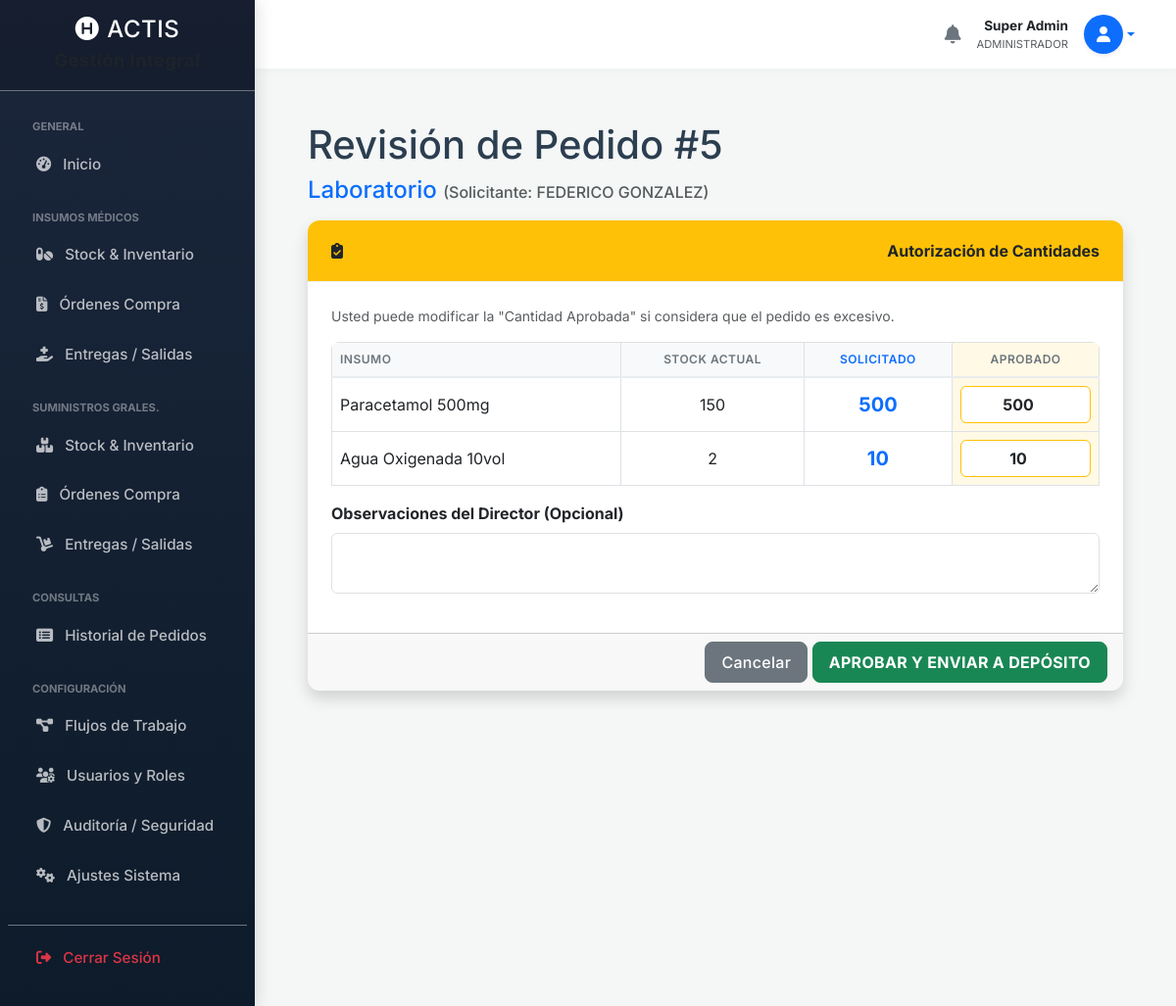
The page /pedidos_revision_director.php?id=5 (signed in) on the database its author committed.
### tables this page shows
CREATE TABLE `pedidos_servicio` (
  `id` int(11) NOT NULL,
  `tipo_insumo` enum('insumos_medicos','suministros') NOT NULL,
  `id_usuario_solicitante` int(11) NOT NULL,
  `servicio_solicitante` varchar(100) NOT NULL,
  `prioridad` enum('Normal','Urgente','Extraordinaria') DEFAULT NULL,
  `frecuencia_compra` enum('Mensual','Trimestral','Semestral','Anual') DEFAULT NULL,
  `fecha_solicitud` timestamp NULL DEFAULT current_timestamp(),
  `estado` enum('pendiente_director','aprobado_director','pendiente_logistica','aprobado_logistica','entregado','rechazado','finalizado_proceso','esperando_entrega') DEFAULT 'pendiente_director',
  `fecha_aprobacion_director` datetime DEFAULT NULL,
  `fecha_aprobacion_logistica` datetime DEFAULT NULL,
  `id_director_aprobador` int(11) DEFAULT NULL,
  `id_logistica_aprobador` int(11) DEFAULT NULL,
  `fecha_entrega_real` datetime DEFAULT NULL,
  `id_usuario_entrega` int(11) DEFAULT NULL,
  `observaciones_director` text DEFAULT NULL,
  `observaciones_logistica` text DEFAULT NULL,
  `observaciones_entrega` text DEFAULT NULL,
  `paso_actual_id` int(11) DEFAULT NULL,
  `proceso_origen` varchar(50) DEFAULT 'movimiento_insumos'
);

CREATE TABLE `usuarios` (
  `id` int(11) NOT NULL,
  `nombre_completo` varchar(100) NOT NULL,
  `email` varchar(100) NOT NULL,
  `destino` varchar(100) DEFAULT NULL,
  `servicio` varchar(100) DEFAULT NULL,
  `grado_militar` varchar(100) DEFAULT NULL,
  `rol_en_servicio` varchar(50) DEFAULT NULL,
  `telefono` varchar(50) DEFAULT NULL,
  `numero_interno` varchar(20) DEFAULT NULL,
  `password` varchar(255) NOT NULL,
  `firma_digital` varchar(255) DEFAULT NULL,
  `activo` tinyint(1) DEFAULT 1,
  `validado_por_admin` tinyint(1) DEFAULT 0,
  `created_at` timestamp NULL DEFAULT current_timestamp()
);

CREATE TABLE `pedidos_items` (
  `id` int(11) NOT NULL,
  `id_pedido` int(11) NOT NULL,
  `id_insumo` int(11) DEFAULT NULL,
  `id_suministro` int(11) DEFAULT NULL,
  `cantidad_solicitada` int(11) NOT NULL,
  `cantidad_aprobada` int(11) DEFAULT NULL,
  `cantidad_entregada` int(11) DEFAULT 0
);

CREATE TABLE `insumos_medicos` (
  `id` int(11) NOT NULL,
  `codigo` varchar(50) DEFAULT NULL,
  `nombre` varchar(150) NOT NULL,
  `descripcion` text DEFAULT NULL,
  `unidad_medida` varchar(50) DEFAULT 'unidades',
  `stock_actual` int(11) DEFAULT 0,
  `stock_minimo` int(11) DEFAULT 5,
  `fecha_vencimiento` date DEFAULT NULL,
  `lote` varchar(50) DEFAULT NULL,
  `updated_at` timestamp NULL DEFAULT current_timestamp() ON UPDATE current_timestamp()
);

### pedidos_revision_director.php (the view, shortened to what this page needs)
<?php
require 'db.php';
$id_pedido = $_GET['id'] ?? 0;
include 'includes/header.php';
include 'includes/sidebar.php';
include 'includes/navbar.php';
$pedido = $pdo->query("SELECT p.*, u.nombre_completo FROM pedidos_servicio p JOIN usuarios u ON p.id_usuario_solicitante = u.id WHERE p.id = $id_pedido")->fetch();
$items = $pdo->query("SELECT pi.*, im.nombre, im.stock_actual FROM pedidos_items pi JOIN insumos_medicos im ON pi.id_insumo = im.id WHERE pi.id_pedido = $id_pedido")->fetchAll();
?>
<div class="container-fluid px-4">
    <h1 class="mt-4">Revisión de Pedido #<?php echo $id_pedido; ?></h1>
    <h4 class="text-primary"><?php echo htmlspecialchars($pedido['servicio_solicitante']); ?> <small class="text-muted fs-6">(Solicitante: <?php echo $pedido['nombre_completo']; ?>)</small></h4>
    <form method="POST">
        <div class="card mb-4 mt-3 shadow">
            <div class="card-header bg-warning text-dark fw-bold">
                <i class="fas fa-clipboard-check"></i> Autorización de Cantidades
            </div>
            <div class="card-body">
                <p class="small text-muted">Usted puede modificar la "Cantidad Aprobada" si considera que el pedido es excesivo.</p>
                <div class="table-responsive">
                    <table class="table table-bordered align-middle">
                        <thead class="table-light">
                            <tr>
                                <th>Insumo</th>
                                <th class="text-center">Stock Actual</th>
                                <th class="text-center text-primary">Solicitado</th>
                                <th class="text-center bg-warning bg-opacity-10" width="150">Aprobado</th>
                            </tr>
                        </thead>
                        <tbody>
                            <?php foreach ($items as $it): ?>
                            <tr>
                                <td><?php echo htmlspecialchars($it['nombre']); ?></td>
                                <td class="text-center"><?php echo $it['stock_actual']; ?></td>
                                <td class="text-center fw-bold text-primary fs-5"><?php echo $it['cantidad_solicitada']; ?></td>
                                <td class="bg-warning bg-opacity-10">
                                    <input type="number" name="aprobado[<?php echo $it['id']; ?>]"
                                           class="form-control text-center fw-bold border-warning"
                                           value="<?php echo $it['cantidad_solicitada']; ?>" min="0">
                                </td>
                            </tr>
                            <?php endforeach; ?>
                        </tbody>
                    </table>
                </div>
                <div class="mb-3">
                    <label class="form-label fw-bold">Observaciones del Director (Opcional)</label>
                    <textarea name="observaciones_director" class="form-control" rows="2"></textarea>
                </div>
            </div>
            <div class="card-footer text-end">
                <a href="dashboard.php" class="btn btn-secondary">Cancelar</a>
                <button type="submit" class="btn btn-success fw-bold">APROBAR Y ENVIAR A DEPÓSITO</button>
            </div>
        </div>
    </form>
</div>
<?php include 'includes/footer.php'; ?>

### header.php (style rules this page uses)
:root { --primary-color: #0f4c75; --secondary-color: #3282b8; --accent-color: #bbe1fa; --bg-color: #f4f7f6; --text-color: #2c3e50; --sidebar-width: 260px; }
body { background-color: var(--bg-color); font-family: 'Inter', sans-serif; color: var(--text-color); overflow-x: hidden; }
.card { border: none; border-radius: 12px; box-shadow: 0 5px 15px rgba(0,0,0,0.03); transition: transform 0.2s; background: #fff; margin-bottom: 1.5rem; overflow: hidden; }
.card-header { background-color: #fff; border-bottom: 1px solid #edf2f7; padding: 1.2rem 1.5rem; font-weight: 700; color: var(--primary-color); display: flex; align-items: center; justify-content: space-between; }
.card-body { padding: 1.5rem; }
.table-responsive { border-radius: 8px; }
.table thead th { background-color: #f8f9fa; color: #6c757d; font-weight: 600; text-transform: uppercase; font-size: 0.75rem; letter-spacing: 0.5px; border-bottom: 2px solid #e9ecef; white-space: nowrap; }
.table td { vertical-align: middle; }
.btn { border-radius: 8px; font-weight: 500; letter-spacing: 0.3px; padding: 0.5rem 1rem; }

### rows shown on the page
pedidos_servicio: servicio_solicitante "Laboratorio", usuarios.nombre_completo "FEDERICO GONZALEZ"
pedidos_items: insumos_medicos.nombre "Paracetamol 500mg", insumos_medicos.stock_actual "150", cantidad_solicitada "500"
pedidos_items: insumos_medicos.nombre "Agua Oxigenada 10vol", insumos_medicos.stock_actual "2", cantidad_solicitada "10"

### other values the page prints
$nombre_usuario_global "Super Admin"
$rol_principal_global "ADMINISTRADOR"
$id_pedido "5"
